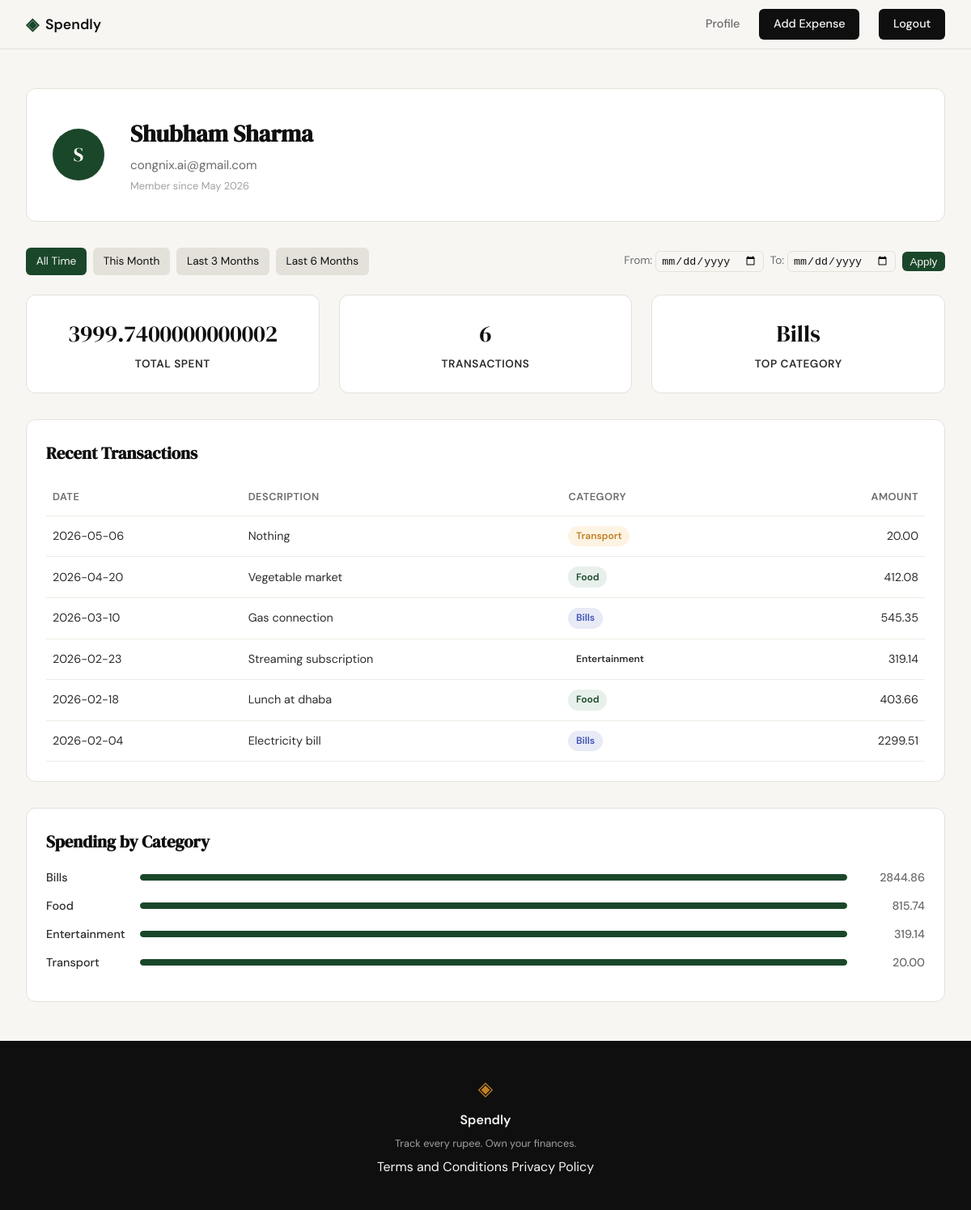
Screenshot of /profile (signed in) with the database file from the repository.
### tables this page shows
CREATE TABLE users (
                id INTEGER PRIMARY KEY AUTOINCREMENT,
                name TEXT NOT NULL,
                email TEXT UNIQUE NOT NULL,
                password_hash TEXT NOT NULL,
                created_at TEXT DEFAULT (datetime('now'))
            );

CREATE TABLE expenses (
                id INTEGER PRIMARY KEY AUTOINCREMENT,
                user_id INTEGER NOT NULL,
                amount REAL NOT NULL,
                category TEXT NOT NULL,
                date TEXT NOT NULL,
                description TEXT,
                created_at TEXT DEFAULT (datetime('now')),
                FOREIGN KEY(user_id) REFERENCES users(id) ON DELETE CASCADE
            );

### app.py (the view)
@app.route("/profile")
def profile():
    if not session.get('user_id'):
        return redirect(url_for('login'))
    date_from = request.args.get('date_from', '').strip()
    date_to = request.args.get('date_to', '').strip()
    validated_from = None
    validated_to = None
    try:
        if date_from:
            datetime.strptime(date_from, '%Y-%m-%d')
            validated_from = date_from
        if date_to:
            datetime.strptime(date_to, '%Y-%m-%d')
            validated_to = date_to
        if validated_from and validated_to and validated_from > validated_to:
            flash("Start date must be before end date.", "error")
            validated_from = None
            validated_to = None
    except ValueError:
        validated_from = None
        validated_to = None
    user = get_user_by_id(session['user_id'])
    if user is None:
        session.clear()
        return redirect(url_for('login'))
    today = datetime.today().date()
    this_month_start = today.replace(day=1)
    this_month_end = today
    three_months_ago = this_month_start - timedelta(days=90)
    six_months_ago = this_month_start - timedelta(days=180)
    summary_stats = get_summary_stats(session['user_id'], validated_from, validated_to)
    transactions = get_recent_transactions(session['user_id'], 10, validated_from, validated_to)
    category_breakdown = get_category_breakdown(session['user_id'], validated_from, validated_to)
    return render_template('profile.html',
                           user=user,
                           summary_stats=summary_stats,
                           transactions=transactions,
                           category_breakdown=category_breakdown,
                           date_from=validated_from,
                           date_to=validated_to,
                           preset_this_month={'from': this_month_start.isoformat(), 'to': this_month_end.isoformat()},
                           preset_3_months={'from': three_months_ago.isoformat(), 'to': today.isoformat()},
                           preset_6_months={'from': six_months_ago.isoformat(), 'to': today.isoformat()})

### database/db.py (called while the page is built)
def get_db():
    conn = sqlite3.connect(_DB_PATH)
    conn.row_factory = sqlite3.Row
    conn.execute("PRAGMA foreign_keys = ON")
    return conn

### database/queries.py (called while the page is built)
def get_user_by_id(user_id):
    conn = get_db()
    try:
        cur = conn.execute(
            "SELECT name, email, created_at FROM users WHERE id = ?",
            (user_id,)
        )
        row = cur.fetchone()
        if row is None:
            return None
        created_at = datetime.strptime(row["created_at"], "%Y-%m-%d %H:%M:%S")
        member_since = created_at.strftime("%B %Y")
        return {
            "name": row["name"],
            "email": row["email"],
            "member_since": member_since,
        }
    finally:
        conn.close()

def get_recent_transactions(user_id, limit=10, date_from=None, date_to=None):
    conn = get_db()
    try:
        base_where = "WHERE user_id = ?"
        params = [user_id]
        if date_from and date_to:
            base_where += " AND date BETWEEN ? AND ?"
            params.extend([date_from, date_to])
        query = f"SELECT date, description, category, amount FROM expenses {base_where} ORDER BY date DESC LIMIT ?"
        params.append(limit)
        cur = conn.execute(query, tuple(params))
        rows = cur.fetchall()
        return [
            {
                "date": r["date"],
                "description": r["description"],
                "category": r["category"],
                "amount": r["amount"],
            }
            for r in rows
        ]
    finally:
        conn.close()

### templates/profile.html (shortened to what this page needs)
{% extends "base.html" %}
{% block head %}
<link rel="stylesheet" href="{{ url_for('static', filename='css/profile.css') }}">
{% endblock %}
{% block content %}
<section class="profile-section">
    <div class="profile-card">
        <div class="avatar">{{ user.name[:1] }}</div>
        <div class="info">
            <h2 class="name">{{ user.name }}</h2>
            <p class="email">{{ user.email }}</p>
            <p class="member-since">Member since {{ user.member_since }}</p>
        </div>
    </div>
    <div class="filter-bar">
        <a href="{{ url_for('profile') }}" class="filter-btn {% if not date_from and not date_to %}active{% endif %}">All Time</a>
        <a href="{{ url_for('profile', date_from=preset_this_month.from, date_to=preset_this_month.to) }}" class="filter-btn {% if date_from == preset_this_month.from and date_to == preset_this_month.to %}active{% endif %}">This Month</a>
        <a href="{{ url_for('profile', date_from=preset_3_months.from, date_to=preset_3_months.to) }}" class="filter-btn {% if date_from == preset_3_months.from and date_to == preset_3_months.to %}active{% endif %}">Last 3 Months</a>
        <a href="{{ url_for('profile', date_from=preset_6_months.from, date_to=preset_6_months.to) }}" class="filter-btn {% if date_from == preset_6_months.from and date_to == preset_6_months.to %}active{% endif %}">Last 6 Months</a>
        <form method="get" action="{{ url_for('profile') }}" class="custom-filter-form">
            <label>From: <input type="date" name="date_from" value="{{ date_from or '' }}"></label>
            <label>To: <input type="date" name="date_to" value="{{ date_to or '' }}"></label>
            <button type="submit" class="apply-btn">Apply</button>
        </form>
    </div>
    <div class="stats-row">
        <div class="stat">
            <div class="value">{{ summary_stats.total_spent }}</div>
            <div class="label">Total Spent</div>
        </div>
        <div class="stat">
            <div class="value">{{ summary_stats.transaction_count }}</div>
            <div class="label">Transactions</div>
        </div>
        <div class="stat">
            <div class="value">{{ summary_stats.top_category }}</div>
            <div class="label">Top Category</div>
        </div>
    </div>
    <div class="transactions">
        <h3>Recent Transactions</h3>
        <table class="txn-table">
            <thead>
                <tr>
                    <th>Date</th>
                    <th>Description</th>
                    <th>Category</th>
                    <th class="right">Amount</th>
                </tr>
            </thead>
            <tbody>
                {% for txn in transactions %}
                <tr>
                    <td>{{ txn.date }}</td>
                    <td>{{ txn.description }}</td>
                    <td><span class="badge {{ txn.category|lower }}">{{ txn.category }}</span></td>
                    <td class="right">{{ "%.2f"|format(txn.amount) }}</td>
                </tr>
                {% endfor %}
            </tbody>
        </table>
    </div>
    <div class="categories">
        <h3>Spending by Category</h3>
        {% for cat in category_breakdown %}
        <div class="category-row">
            <span class="cat-name">{{ cat.name }}</span>
            <div class="cat-bar">
                <div class="filled" style="width: {{ cat.percent }}%;"></div>
            </div>
            <span class="cat-total">{{ "%.2f"|format(cat.amount) }}</span>
        </div>
        {% endfor %}
    </div>
</section>
{% endblock %}

### static/css/style.css (style rules this page uses)
:root { --ink: #0f0f0f; --ink-soft: #2d2d2d; --ink-muted: #6b6b6b; --ink-faint: #a0a0a0; --paper: #f7f6f3; --paper-warm: #f0ede6; --paper-card: #ffffff; --accent: #1a472a; --accent-light: #e8f0eb; --accent-2: #c17f24; --accent-2-light: #fdf3e3; --danger: #c0392b; --danger-light: #fdecea; --border: #e4e1da; --border-soft: #eeebe4; --font-display: 'DM Serif Display', Georgia, serif; --font-body: 'DM Sans', system-ui, sans-serif; --max-width: 1200px; --auth-width: 440px; --radius-sm: 6px; --radius-md: 12px; --radius-lg: 20px; }
*, *::before, *::after { box-sizing: border-box; margin: 0; padding: 0; }
html { font-size: 16px; scroll-behavior: smooth; }
body { background: var(--paper); color: var(--ink); font-family: var(--font-body); font-size: 1rem; line-height: 1.6; -webkit-font-smoothing: antialiased; }
a { color: inherit; text-decoration: none; }

### rows the page displays
users: name "S", name "Shubham Sharma", email "congnix.ai@gmail.com"
expenses: date "2026-05-06", description "Nothing", category "Transport", amount "20.00", name "Transport"
expenses: date "2026-04-20", description "Vegetable market", category "Food", amount "412.08"
expenses: date "2026-03-10", description "Gas connection", category "Bills", amount "545.35"
expenses: date "2026-02-23", description "Streaming subscription", category "Entertainment", amount "319.14", name "Entertainment"
expenses: date "2026-02-18", description "Lunch at dhaba", category "Food", amount "403.66"
expenses: date "2026-02-04", description "Electricity bill", category "Bills", amount "2299.51"

### other values shown
{{ user.member_since }} "May 2026"
{{ summary_stats.total_spent }} "3999.7400000000002"
{{ summary_stats.transaction_count }} "6"
{{ summary_stats.top_category }} "Bills"
{{ cat.name }} "Bills" "Food"
{{ "%.2f"|format(cat.amount) }} "2844.86" "815.74"
